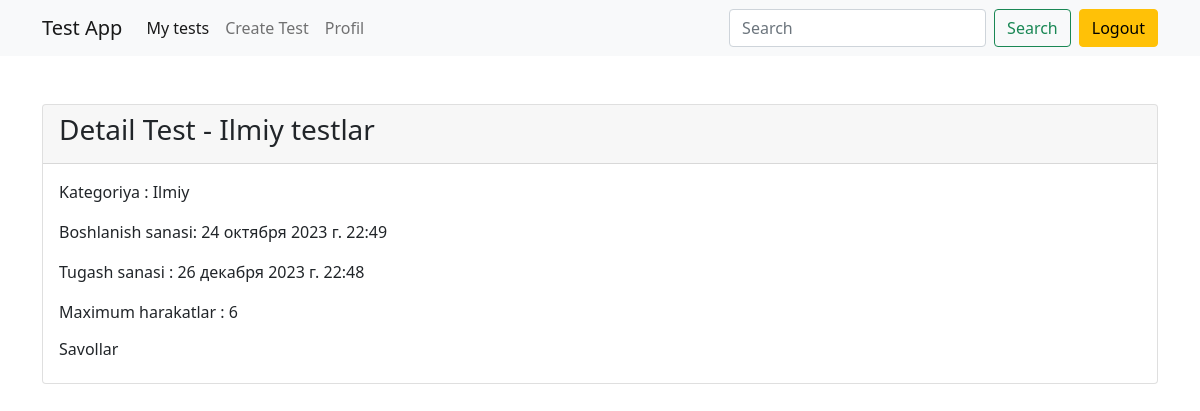
Screenshot of /detail_test/5839b13a-b457-40d7-b931-bd72b358bb13/ (signed in) with the database file from the repository.
### main/models.py (models this page shows, shortened)
class Test(models.Model):
    id = models.UUIDField(primary_key=True, default=uuid.uuid4, editable=False)
    author = models.ForeignKey(User, on_delete=models.CASCADE, verbose_name="avtor")
    category = models.ForeignKey(Category, on_delete=models.CASCADE, verbose_name="kategoriya")
    title = models.CharField(max_length=250, verbose_name="sarlavha")
    max_attemps = models.PositiveIntegerField(verbose_name="maksimum harakatlar soni")
    pass_percentage = models.PositiveIntegerField(default=60)
    start_date = models.DateTimeField(default=timezone.now, verbose_name="boshlanish sanasi")
    end_date = models.DateTimeField(default=(timezone.now()+timezone.timedelta(days=2)), verbose_name="tugatish sanasi")
    class Meta:
        verbose_name = "Test"
        verbose_name_plural = "Testlar"

class Category(models.Model):
    name = models.CharField(max_length=60, verbose_name="nomi")
    def __str__(self):
        return str(self.name)
    class Meta:
        verbose_name = "Kategoriya"
        verbose_name_plural = "Kategoriyalar"

### main/views.py (the view)
# urls.py: path("detail_test/<uuid:test_id>/", detail_test, name="detail_test"),
@login_required(login_url="login")
def detail_test(request, test_id):
    test = Test.objects.get(id=test_id)
    questions = Question.objects.filter(test=test)
    return render(request, "detail_test.html", {"test":test, "questions":questions})

### templates/detail_test.html (shortened to what this page needs)
{% extends "base.html" %}
{% load crispy_forms_tags %}
{% block content %}
    <div class="card mt-5">
        <div class="card-header">
            <h3>Detail Test - {{test.title}}</h3>
        </div>
        <div class="card-body">
            <p> Kategoriya : {{test.category}} </p>
            <p> Boshlanish sanasi: {{test.start_date}} </p>
            <p> Tugash sanasi : {{test.end_date}} </p>
            <p> Maximum harakatlar : {{test.max_attemps}} </p>
            <ol class="list-group list-group-numbered mt-3">
            <h6>Savollar</h6>
              </ol>
        </div>
    </div>
{% endblock content %}

### rows the page displays
Test: title "Ilmiy testlar", category "Ilmiy", start_date "24 октября 2023 г. 22:49", end_date "26 декабря 2023 г. 22:48", max_attemps "6"
